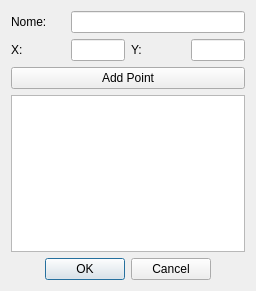
<?xml version="1.0" encoding="UTF-8"?>
<ui version="4.0">
 <class>AddItemDialog</class>
 <widget class="QDialog" name="AddItemDialog">
  <property name="geometry">
   <rect>
    <x>0</x>
    <y>0</y>
    <width>256</width>
    <height>291</height>
   </rect>
  </property>
  <property name="windowTitle">
   <string>Dialog</string>
  </property>
  <layout class="QGridLayout" name="gridLayout" rowstretch="1,1,1,1,1" columnstretch="1,1,1,1">
   <item row="3" column="0" colspan="4">
    <widget class="QListView" name="pointListView"/>
   </item>
   <item row="4" column="0" colspan="4">
    <widget class="QDialogButtonBox" name="buttonBox">
     <property name="orientation">
      <enum>Qt::Horizontal</enum>
     </property>
     <property name="standardButtons">
      <set>QDialogButtonBox::Cancel|QDialogButtonBox::Ok</set>
     </property>
     <property name="centerButtons">
      <bool>true</bool>
     </property>
    </widget>
   </item>
   <item row="1" column="2">
    <widget class="QLabel" name="yLabel">
     <property name="text">
      <string>Y:</string>
     </property>
    </widget>
   </item>
   <item row="2" column="0" colspan="4">
    <widget class="QPushButton" name="addPointPushButton">
     <property name="text">
      <string>Add Point</string>
     </property>
    </widget>
   </item>
   <item row="1" column="3">
    <widget class="QLineEdit" name="yLineEdit"/>
   </item>
   <item row="1" column="1">
    <widget class="QLineEdit" name="xLineEdit"/>
   </item>
   <item row="1" column="0">
    <widget class="QLabel" name="xLabel">
     <property name="text">
      <string>X:</string>
     </property>
     <property name="buddy">
      <cstring>xLineEdit</cstring>
     </property>
    </widget>
   </item>
   <item row="0" column="0">
    <widget class="QLabel" name="nameLabel">
     <property name="text">
      <string>Nome:</string>
     </property>
    </widget>
   </item>
   <item row="0" column="1" colspan="3">
    <widget class="QLineEdit" name="nameLineEdit"/>
   </item>
  </layout>
 </widget>
 <tabstops>
  <tabstop>nameLineEdit</tabstop>
  <tabstop>xLineEdit</tabstop>
  <tabstop>yLineEdit</tabstop>
  <tabstop>addPointPushButton</tabstop>
  <tabstop>buttonBox</tabstop>
  <tabstop>pointListView</tabstop>
 </tabstops>
 <resources/>
 <connections>
  <connection>
   <sender>buttonBox</sender>
   <signal>accepted()</signal>
   <receiver>AddItemDialog</receiver>
   <slot>accept()</slot>
   <hints>
    <hint type="sourcelabel">
     <x>249</x>
     <y>286</y>
    </hint>
    <hint type="destinationlabel">
     <x>157</x>
     <y>274</y>
    </hint>
   </hints>
  </connection>
  <connection>
   <sender>buttonBox</sender>
   <signal>rejected()</signal>
   <receiver>AddItemDialog</receiver>
   <slot>reject()</slot>
   <hints>
    <hint type="sourcelabel">
     <x>249</x>
     <y>286</y>
    </hint>
    <hint type="destinationlabel">
     <x>255</x>
     <y>274</y>
    </hint>
   </hints>
  </connection>
 </connections>
</ui>
